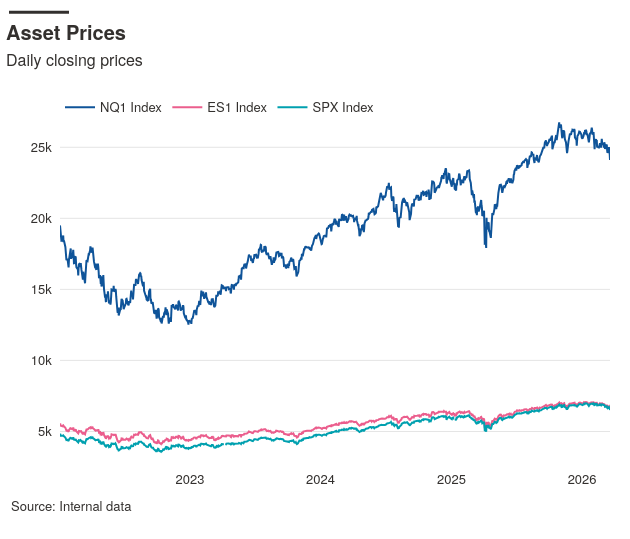

Notebook code for this chart:
### Markdown cell above
## 2 — Title, subtitle, and source

### Code cell
tsplot(
    df,
    title={"main": "Asset Prices", "sub": "Daily closing prices"},
    source=["Internal data"],
    backend="plotly",
)

### Figure 1 — Plotly figure (JSON) as saved in the notebook; plotly's stock layout.template omitted (floating-point values rounded to 4 significant figures; data arrays with more than 128 entries replaced by an {"elided": "..."} marker saying what was removed)
{"data": [{"hovertemplate": "<b>NQ1 Index</b><br>Date: %{x}<br>Value: %{y:.4g}<extra></extra>", "mode": "lines", "name": "NQ1 Index", "type": "scatter", "x": {"elided": "1059 str values"}, "y": {"elided": "1059 float values"}}, {"hovertemplate": "<b>ES1 Index</b><br>Date: %{x}<br>Value: %{y:.4g}<extra></extra>", "mode": "lines", "name": "ES1 Index", "type": "scatter", "x": {"elided": "1059 str values"}, "y": {"elided": "1059 float values"}}, {"hovertemplate": "<b>SPX Index</b><br>Date: %{x}<br>Value: %{y:.4g}<extra></extra>", "mode": "lines", "name": "SPX Index", "type": "scatter", "x": {"elided": "1059 str values"}, "y": {"elided": "1059 float values"}}], "layout": {"annotations": [{"font": {"color": "#33302E", "size": 13}, "showarrow": false, "text": "Source: Internal data", "x": -0.09273, "xanchor": "left", "xref": "paper", "y": 0, "yanchor": "top", "yref": "paper", "yshift": -24}], "font": {"color": "#33302E", "family": "Outfit, Helvetica Neue, Helvetica, Arial, sans-serif", "size": 13}, "height": 539, "legend": {"bgcolor": "rgba(0, 0, 0, 0)", "font": {"color": "#33302E", "size": 13}, "orientation": "h", "x": 0, "xanchor": "left", "y": 0.95, "yanchor": "bottom"}, "margin": {"b": 69, "l": 60, "r": 20, "t": 104}, "shapes": [{"line": {"color": "#33302E", "width": 3}, "type": "line", "x0": -0.09273, "x1": 0.01636, "xref": "paper", "y0": 1.251, "y1": 1.251, "yref": "paper"}], "title": {"font": {"color": "#33302E", "family": "Outfit, Helvetica Neue, Helvetica, Arial, sans-serif", "size": 20}, "text": "<b>Asset Prices</b><br><span style='font-size:16px; font-weight:normal'>Daily closing prices</span>", "x": 0.009524, "xanchor": "left", "y": 0.9259, "yanchor": "top"}, "width": 630, "xaxis": {"autorange": true, "range": ["2022-01-03", "2026-03-20"], "showgrid": false, "type": "date"}, "yaxis": {"autorange": true, "gridcolor": "#E5E5E5", "range": [2289.0, 28050.0], "showgrid": true, "ticksuffix": "  ", "type": "linear", "zeroline": false}}}
